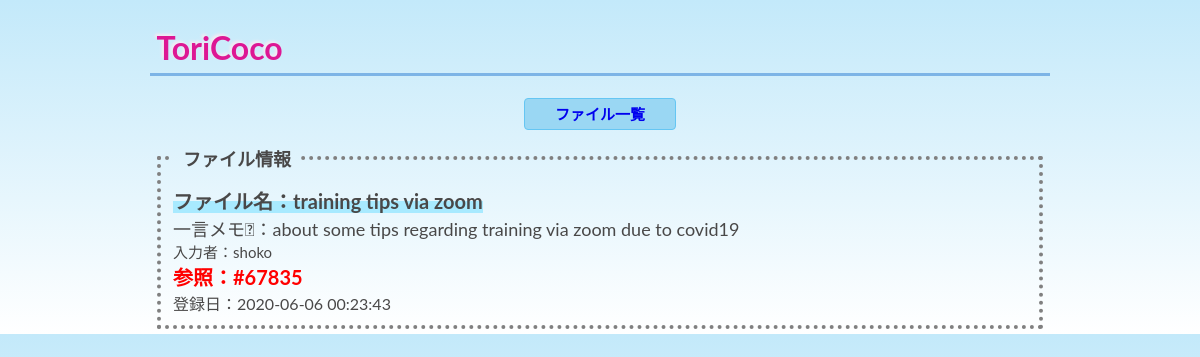
Page /show.php?id=15 on the committed database.
### tables this page shows
CREATE TABLE `tori_table` (
  `id` int(12) NOT NULL,
  `title` varchar(64) NOT NULL,
  `naiyou` text NOT NULL,
  `name` varchar(64) NOT NULL,
  `file_p` varchar(128) NOT NULL,
  `indate` datetime NOT NULL
);

### show.php (the view, shortened to what this page needs)
<?php
$id = $_GET["id"];
try {
  $pdo = new PDO('mysql:dbname=gs_db;charset=utf8;host=localhost','root','');
} catch (PDOException $e) {
  exit('データベースに接続できませんでした。'.$e->getMessage());
}
$sql = "SELECT * FROM tori_table WHERE id=:id";
$stmt = $pdo->prepare($sql);
$stmt->bindValue(':id', $id, PDO::PARAM_INT);
$status = $stmt->execute();
if($status==false) {
  $error = $stmt->errorInfo();
  exit("ErrorQuery:".$error[2]);
} else {
  $row = $stmt->fetch();
}
?>
<!DOCTYPE html>
<html lang="ja">
<head>
  <link rel="stylesheet" href="css/style2.css">
</head>
<body>
<header class="header1">
  <div class="box1">
  <h1 class=h1>ToriCoco</h1>
  </div>
  <div class="f-container">
        <nav class="nav-outer">
            <div　class=nav-item><a href="select.php">ファイル一覧</a></div>
        </nav>
  </div>
</header>
<form method="post" action="update.php" enctype="multipart/form-data">
  <div class="form-box">
   <fieldset style="border:4px dotted grey;">
    <legend class=legend>ファイル情報</legend>
     <label class=title>ファイル名：<?=$row["title"]?></label><br>
     <label class=naiyou>一言メモ：<?=$row["naiyou"]?></label><br>
     <label class=name>入力者：<?=$row["name"]?></label><br>
     <label class=file_p>参照：<?=$row["file_p"]?></label><br>
     <label class=indate>登録日：<?=$row["indate"]?></label><br>
    </fieldset>
  </div>
</form>
</body>
</html>

### css/style2.css (style rules this page uses)
body { background: -moz-linear-gradient(top, rgb(195, 233, 250), #fff); background: -webkit-linear-gradient(top, rgb(195, 233, 250), #fff); background: linear-gradient(to bottom, rgb(195, 233, 250), #fff); margin: 0; padding: 0; text-align: left; width: 900px; margin: 0 auto; font-family: "Lato", "arial", "メイリオ"; color: #494848; }
.header1 { font-weight: bold; color: #dd1794; }
.h1 { text-shadow: -2px -2px 3px #f7eaf2; padding: 0.2em; color: #dd1794; background: transparent; border-bottom: solid 3px #7db4e6; }
.form-box { width: 600px 0 auto; padding: 5px; }
.legend { font-size: 18px; padding: 10px; font-weight: bold; }
a { text-decoration: none; }
.f-container { display: flex; justify-content: space-around; align-items: center; color: #494848; font-size: 20px; margin: 0 auto; color: #fff; background: rgb(154, 215, 243); border: solid 1px rgb(101, 198, 243); width: 150px; height: 30px; font-size: 15px; border-radius: 4px; }
.title { font-size: 20px; font-weight: bold; margin-bottom: 10px; background: linear-gradient(transparent 50%, #a8eaff 50%); }
.naiyou { font-size: 18px; }
.name { font-size: 15px; }
.file_p { font-size: 20px; font-weight: bold; color: red; }

### rows in the picture
tori_table: title "training tips via zoom", naiyou "about some tips regarding training via zoom due to covid19", name "shoko", file_p "#67835", indate "2020-06-06 00:23:43"
